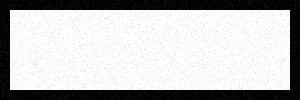
#> input picture class ex4/output.png, 300 x 100 px
$ python ex4.py
#> lines starting #> are read from the running program, lines starting #| are printed output that depends on the picture; after the words box and inside, x2 and y2 are one past the last pixel; in counts of white or black regions, pixels touching at a corner belong together
import cv2
import numpy as np


def display_image(img):
    cv2.imshow("mat", img)
    cv2.waitKey(0)
    cv2.destroyAllWindows()


original_img = cv2.imread("output.png", 0)
#> original_img is the input picture: shape (100, 300); min 0, max 255, mean 188.2

i = 7
a = cv2.bilateralFilter(original_img, i, i * 2, i / 2)
# display_image(a)
_, b = cv2.threshold(a, 128, 255, cv2.THRESH_BINARY)
#> b: shape (100, 300); 74.7% white; 1 black region, box (x1, y1, x2, y2) and area: (0, 0, 300, 100) 7600
print(b)
#> (printed output is left out)

results = []
dirs = [([-1, 1], [-1, 1]), ([-1, 1], [1, -1]), ([1, -1], [-1, 1]), ([1, -1], [1, -1])]


for dir in dirs:
    x1 = np.array(dir[0])
    x2 = np.array(dir[1]).reshape(1, len(dir[1]))
    res = cv2.filter2D(cv2.filter2D(b, -1, x1), -1, x2)
    results.append(res)
#> this loop made 4 passes
#> pass 1, `res = cv2.filter2D(cv2.filter2D(b, -1, x1), -1, x2)`:
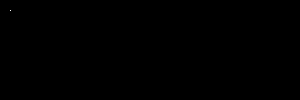
#> res: shape (100, 300); 0% white in thin lines or dots, all inside (x1, y1, x2, y2) = (10, 10, 11, 11)
#> after the loop, results = 4 items


color_image = cv2.cvtColor(
    original_img,
    cv2.COLOR_BGR2RGB,
)

for res in results:
    color_image[res == 255] = [0, 0, 255]
#> color_image: shape (100, 300, 3); 0.01% of pixels changed, all inside (x1, y1, x2, y2) = (10, 10, 291, 91)

display_image(color_image)
